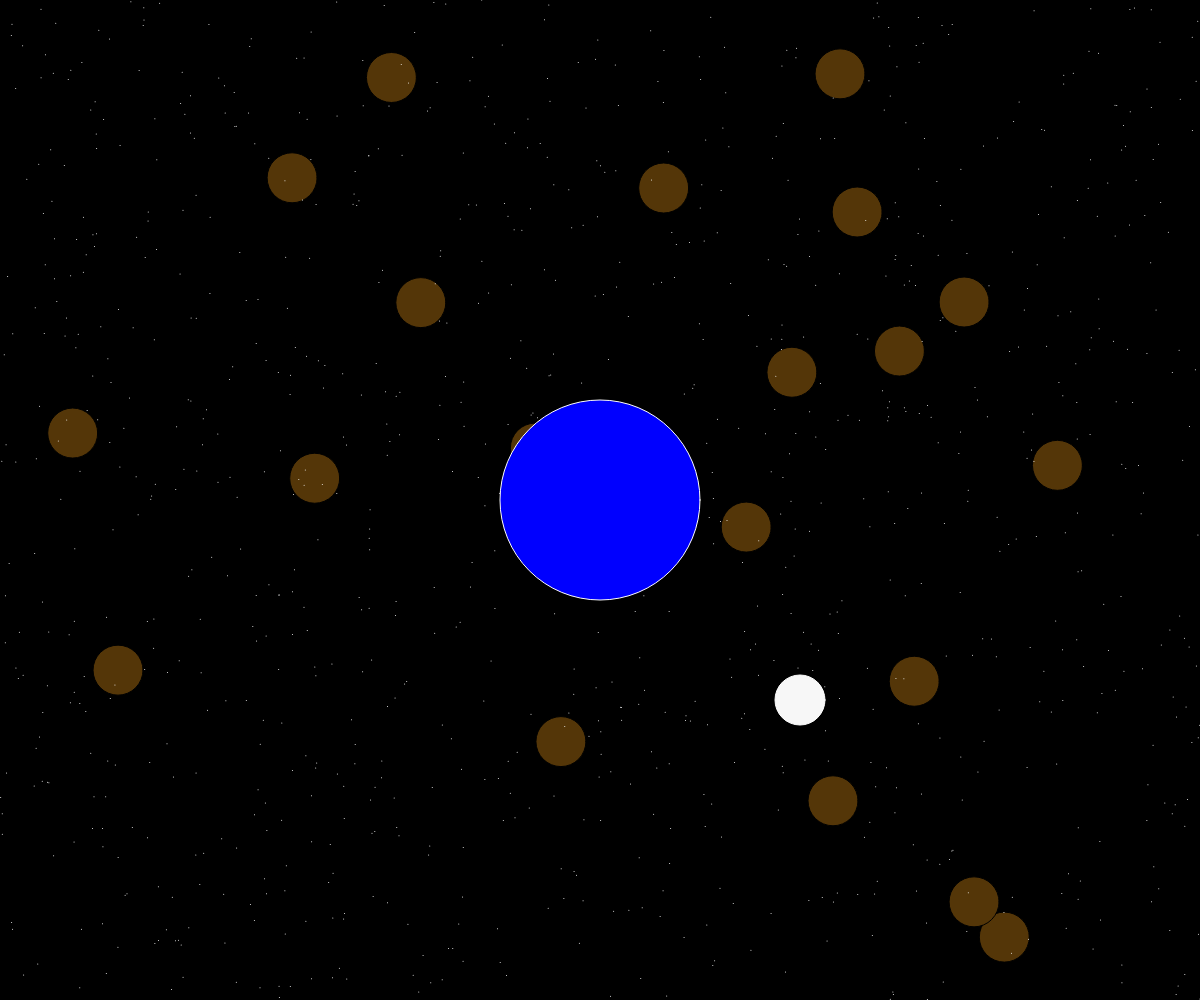
Frame 1 (no input)
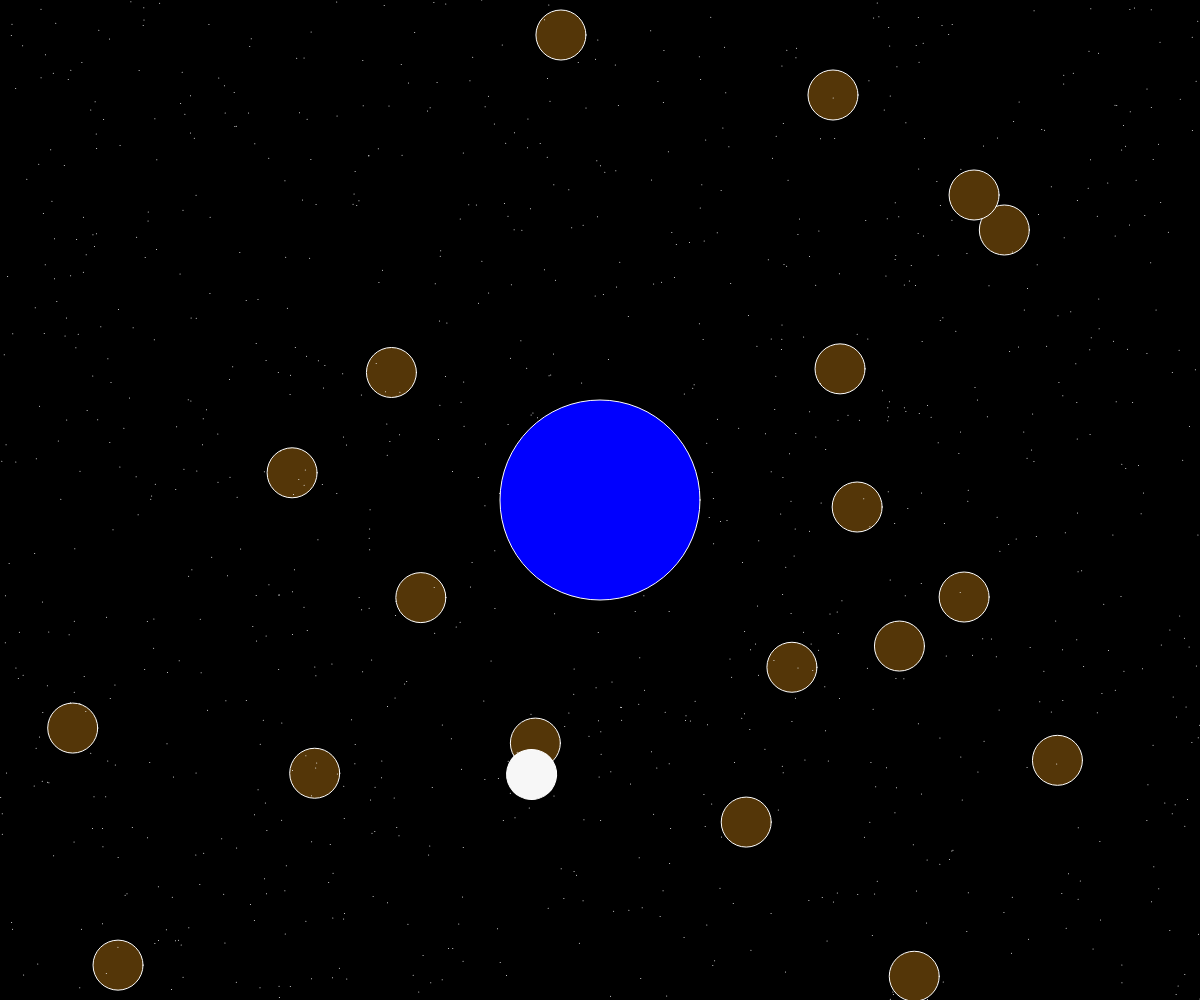
Frame 60 (no input)
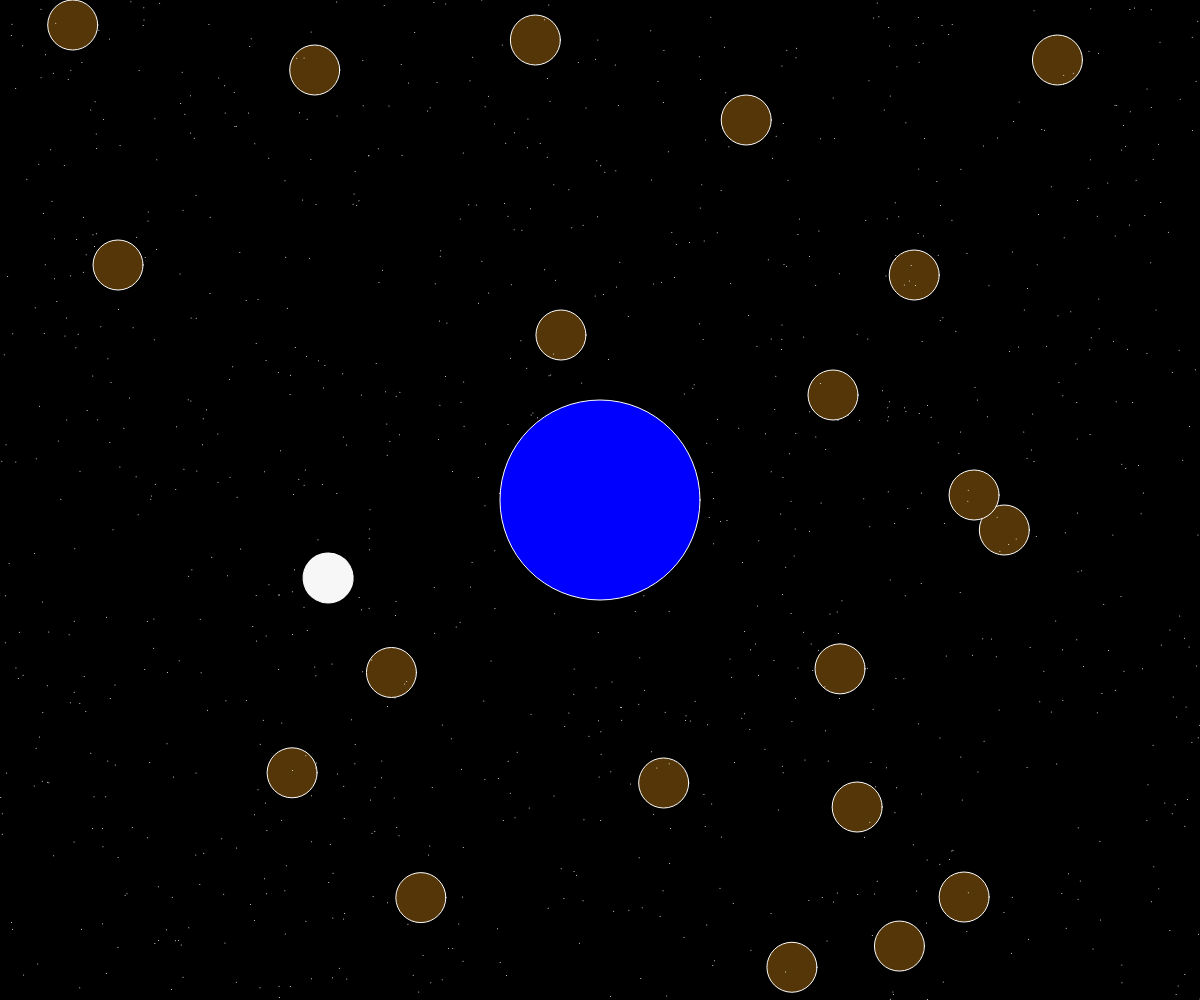
Frame 120 (the mouse pressed at the canvas centre since frame 60)

The p5.js sketch that drew these frames (run headless with seeded random() and noise() and a simulated clock; from frame 60 on, the mouse is pressed at the canvas centre):

// p5.js sketch
// ── sketch.js

//Array
let stars = [];
let ast = [];

//my variables
let angle = 0;
  //earth function
function earth(){
    fill('blue');
    ellipse(width*.5,height*.5,200);
}
function moon(){
  translate( width*0.5, height*0.5 );
      rotate( radians(angle));
        fill( 'rgb(247, 247, 247)' );
        ellipse(200,200,50);

   angle = angle + 1;
}

//making my objects
class Star {
    constructor(x,y,r){
      this.x = x;
      this.y = y;
      this.r = r;
  }
  show(){
    stroke(random('white','blue'));
    strokeWeight(this.r);
    point(this.x,this.y);
  }
}

class Astroid{
// this creates the shapes of the rain drops
  constructor(posX, posY, w, h){
    this.posX = posX;
    this.posY = posY;
    this.w = w;
    this.h = h;
  }

// astroid movement
  move(){
    this.posY = this.posY += 5;
    if(this.posY > height){
      this.posY = 0;
    }
  }

// astroid color
  display(){
    fill(84, 54, 8);
    ellipse(this.posX, this.posY, this.w, this.h);
  }
}

//setup function
function setup() {
  createCanvas(windowWidth, windowHeight);

  for(let i = 0; i < 20; i++){
let w = random(width);
let h = random(height);
ast[i] = new Astroid(w, h, 50,50);
}
  for (let i = 0; i < 1000; i++){
    let x = random(width);
    let y = random(height);
    let r = 1;
    stars[i] = new Star(x,y,r);
}


}

//draw function
function draw() {
  background('black');
  for(let i = 0; i < ast.length; i++){
 ast[i].move();
 ast[i].display();
}
  for (let i = 0; i < stars.length; i++){
    stars[i].show();
    }
    earth();
    moon();


  }
